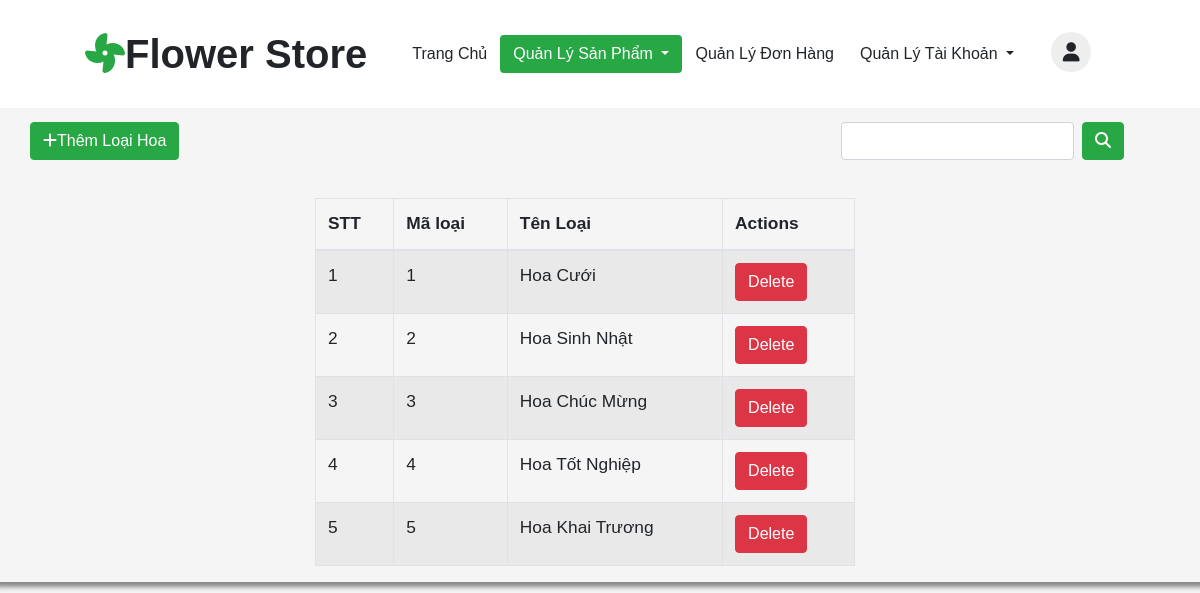
/search_loai.php, run on the app's committed database.
### tables this page shows
CREATE TABLE `loaihoa` (
  `idLoai` int(11) NOT NULL,
  `TenLoai` varchar(255) NOT NULL
);

### public/search_loai.php (the view, shortened to what this page needs)
<?php
$stt = 1;
$sql = "select * from loaihoa l where idLoai like '%" . $keyword . "%' or TenLoai like '%" . $keyword . "%'";
$query = mysqli_query($conn, $sql);
?>
<!DOCTYPE html>
<html lang="en">
<head>
    <link href="https://cdn.jsdelivr.net/npm/bootstrap@4.6.1/dist/css/bootstrap.min.css" rel="stylesheet">
    <link href="//cdn.datatables.net/1.10.12/css/jquery.dataTables.min.css" rel="stylesheet">
    <link href="css/sticky-footer.css" rel=" stylesheet">
    <link href="css/font-awesome.min.css" rel=" stylesheet">
    <link href="css/animate.css" rel=" stylesheet">
    <link rel="stylesheet" href="./css/all.min.css">
</head>
<body>
    <header>
        <div class="row">
            <a href="index.php" class="nav-link logo"><i class="fa-solid fa-fan"></i>Flower Store</a>
            <nav class="navbar">
                <a class=" btn" href="index.php">Trang Chủ</a>
                <div class="dropdown ">
                    <a href="sanphamall.php" class="btn dropdown-toggle active" data-toggle="dropdown">
                        Quản Lý Sản Phẩm
                    </a>
                </div>
                <a href="nv_donhang.php" class=" btn">Quản Lý Đơn Hàng</a>
                <div class="dropdown ">
                    <a href="sanphamall.php" class="btn dropdown-toggle" data-toggle="dropdown">
                        Quản Lý Tài Khoản
                    </a>
                </div>
            </nav>
            <div class="icons mt-3">
                <i class="fa-solid fa-user" data-toggle="dropdown"></i>
            </div>
        </div>
    </header>
    <br><br><br>
    <div class="container-fluid">
        <div class="inner-wrapper row col-12">
            <div class="col-md-12 mt-3">
                <nav class="navbar navbar-expand-sm navbar-dark" style="margin-bottom: 30px; float:right">
                    <form class="form-inline" method="GET" action="search_loai.php">
                        <input class="form-control mr-sm-2" type="text" value="<?php echo $keyword ?>" name="keyword">
                        <button class="btn btn-success" name="search" type="submit"><i class="fas fa-search" id="search-icon"></i></button>
                    </form>
                </nav>
                <a href="addLoai.php" class="btn btn-success mt-2" style="margin-bottom: 30px;">
                    <i class="fa fa-plus"></i>Thêm Loại Hoa</a>
            </div>
            <div class="col-3"></div>
            <div class="col-6">
                <table id="contacts" class="table table-bordered table-striped">
                    <thead>
                        <tr>
                            <th>STT</th>
                            <th>Mã loại</th>
                            <th>Tên Loại</th>
                            <th>Actions</th>
                        </tr>
                    </thead>
                    <tbody>
                        <?php while ($value1 = mysqli_fetch_array($query)) { ?>
                            <tr>
                                <td><?php echo $stt++ ?></td>
                                <td><?php echo $value1['idLoai'] ?></td>
                                <td><?php echo $value1['TenLoai'] ?></td>
                                <td><a href="delete_loai.php?idLoai= <?php echo $value1['idLoai'] ?>" class="btn btn-danger" title="sua">Delete</a></td>
                            </tr>
                        <?php } ?>
                    </tbody>
                </table>
            </div>
            <div class="col-3"></div>
        </div>
    </div>
</body>
</html>

### public/css/sticky-footer.css (style rules this page uses)
body { font-family: Arial, Helvetica, Sans-Serif; font-size: 13pt; margin-top: 20px; background: rgb(245, 245, 245); -moz-box-shadow: 0 0 5px 5px #888; -webkit-box-shadow: 0 0 5px 5px #888; box-shadow: 0 0 5px 5px #888; }
header { position: fixed; top: 0; left: 0; right: 0; background: #fff; padding: 1rem 7%; display: flex; align-items: center; justify-content: space-between; z-index: 1000; box-shadow: var(--box-shadow); }
header .logo { color: var(--black); font-size: 2.5rem; font-weight: bolder; }
header .logo i { color: var(--green); }
header .navbar a.active, header .navbar a:hover { color: #fff; background: var(--green); }
header .icons>i, header .icons>a { cursor: pointer; margin-left: .5rem; height: 2.5rem; line-height: 2.5rem; width: 2.5rem; text-align: center; font-size: 1.2rem; color: var(--black); border-radius: 50%; background: rgb(238, 238, 238); }
a>i { color: #fff; transform: rotate(360deg); }

### data on the page
loaihoa: idLoai "1", TenLoai "Hoa Cưới"
loaihoa: idLoai "2", TenLoai "Hoa Sinh Nhật"
loaihoa: idLoai "3", TenLoai "Hoa Chúc Mừng"
loaihoa: idLoai "4", TenLoai "Hoa Tốt Nghiệp"
loaihoa: idLoai "5", TenLoai "Hoa Khai Trương"
